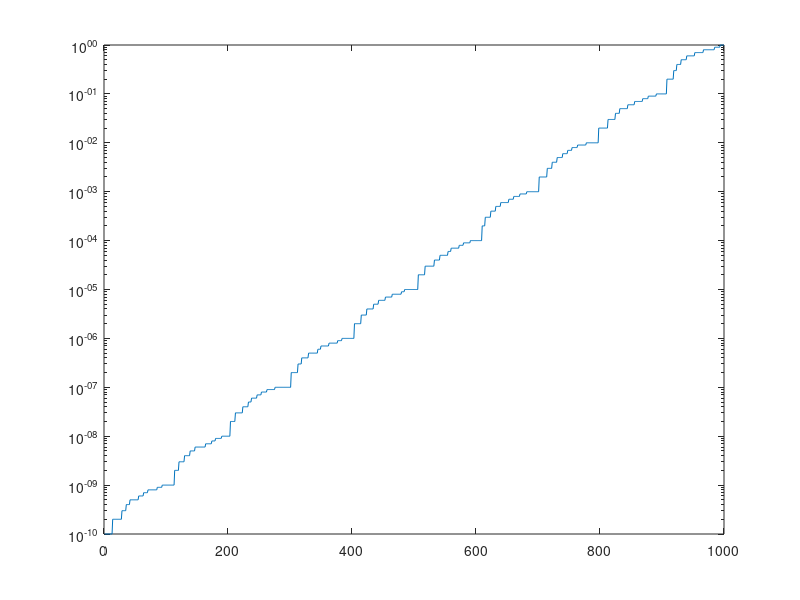

Reproduce this figure in MATLAB.
% alternate way to represent numbers to get a continuous distribution
% through a logarithmic space

n = 1000;

functionmatrix = zeros(n,1);
Nmatrix = zeros(n,1);
Mmatrix = zeros(n,1);

% number generation based on coefficient/exponent approach
for i=1:n
    
N = randi(10);
M = randi(10);

function1 =  N*(10^(-M));

functionmatrix(i) = function1;
Nmatrix(i) = N;
Mmatrix(i) = M;

end

sortedfunctionmatrix = sort(functionmatrix);    % sorts matrix by size

X = (1:n);

figure;
semilogy(X,sortedfunctionmatrix);     % graphs with logarithmic scale on y-axis
